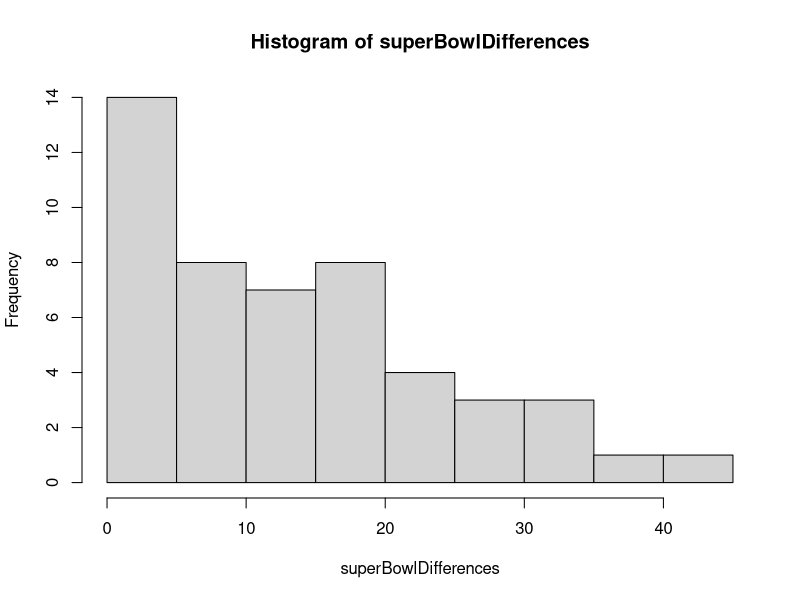
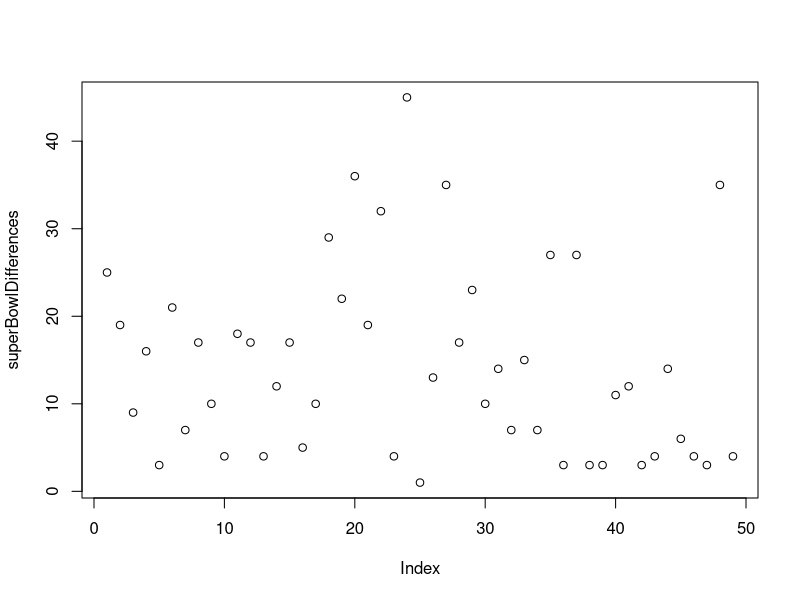
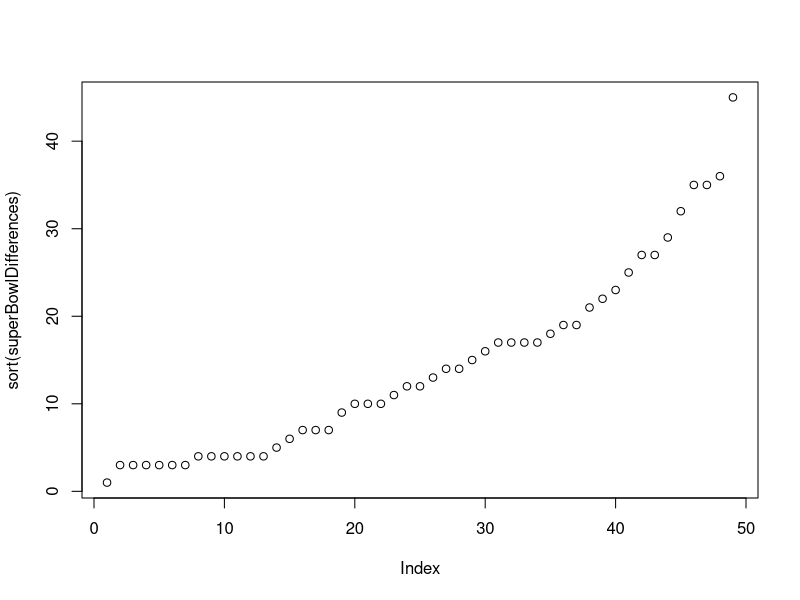

Here is the R script that generated these plots, in order:
## ---- chunk 1
superBowlDifferences <- c(25, 19, 9, 16, 3, 21, 7, 17, 10, 4, 18, 17,4,12,17,5,10,29,22,36,19,32,4,45,1,13,35,17,23,10,14,7,15,7,27,3,27,3,3,11,12,3,4,14,6,4,3,35,4)
## ---- chunk 2
sort(superBowlDifferences)
## ---- chunk 3
summary(superBowlDifferences)

iq.range <- quantile(superBowlDifferences, probs=c(0.25, 0.75))
iq.range 
lower.bound <- iq.range[1] - 1.5*diff(iq.range)
upper.bound <- iq.range[2] + 1.5*diff(iq.range)

lower.bound
upper.bound
## ---- chunk 4
hist(superBowlDifferences)

plot(superBowlDifferences)

plot(sort(superBowlDifferences))
